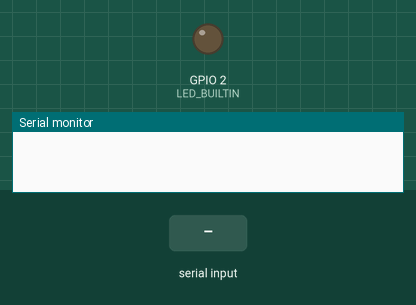
This sketch was run on a simulated ESP32. Parts: output pins drawn as LEDs (lit = HIGH), the last lines printed to the serial monitor. Dashed ring = blinking. The inputs (shaded band) are chosen by the test bench. WiFi joins after 1.5 s; servers stay silent unless stated; storage starts empty. At 17.0 s the program puts the board to deep sleep or switches it off; the recording ends there.

Above: at 0.0 s.
At 2.2 s:
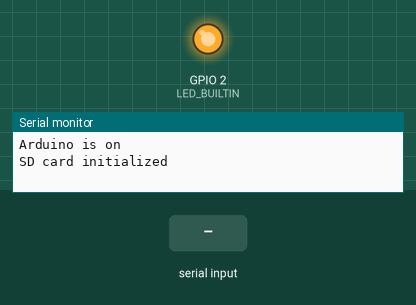
2.3 s: "great\n" received over Serial
At 2.8 s:
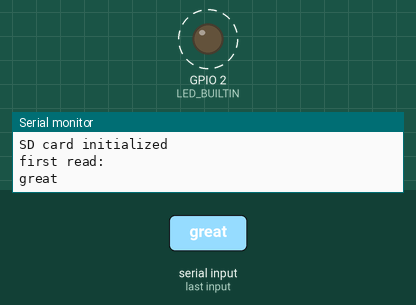
5.3 s: "90,45,200\n" received over Serial
Timing chart, 0 to 17.0 s (numbered marks = the images above; inputs shaded):
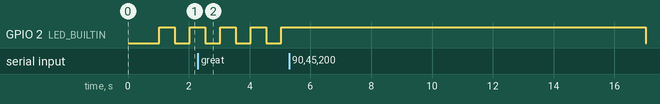

The sketch:

bikeDataCollector_ESP32.ino
```cpp
#include <Streaming.h>
#include <WiFi.h>

#include "FS.h"
#include "SD.h"
#include "SPI.h"

#define RXD1 16
#define TXD1 17

#define WAKEUP_PIN GPIO_NUM_4

// sd variables
const int chipSelect = 5;  // 4 for most things, 5 for esp32
bool sdBegan = false;

// variables for reading from serial
bool firstRead = true;  // for discarding first serial values (most likely bad data)
unsigned long lastSerialMillis = 0;  // for recording time of last serial data input
const int serialTimeout = 5000;  // milliseconds of no data before timeout (bike is considered off)
int lastAssistLevel = -1;
bool lightStatus = false;

// variables for uploading to server
int bikeId = -1; // this default value is replaced with the value loaded from the SD card
char *ssid, *pass; // wifi credentials
bool initializedWifiCredentials = false;
RTC_DATA_ATTR bool newData = false;  // for determining whether an upload is needed
const int uploadReattemptMillis = 20 * 60 * 1000; // time to wait before uploading again
unsigned long lastUploadAttemptMillis = 0;

unsigned long lastLightMillis = 0;


void setup() {
  Serial.begin(9600);
  Serial1.begin(9600, SERIAL_8N1, RXD1, TXD1);

  delay(1000);
  Serial << "Arduino is on" << endl;

  btStop();
  WiFi.mode(WIFI_OFF);

  sdBegan = SD.begin(chipSelect);  // determine the presence of SD card

  pinMode(LED_BUILTIN, OUTPUT);

  // write to SD card if SD card exists
  if (sdBegan) {
    Serial << "SD card initialized" << endl;

    // log the arduino powering on
    File dataFile = SD.open("/BikeData.txt", FILE_APPEND);
    if (!dataFile)
      dataFile = SD.open("/BikeData.txt", FILE_WRITE);

    if (dataFile) {
      dataFile << "Arduino turned on" << endl;
      dataFile.close();
    }

    // get the wifi credentials and bike id
    File configFile = SD.open("/BikeConf.txt", FILE_READ);
    if (configFile) {
      initializedWifiCredentials = true;

      bikeId = configFile.parseInt();

      configFile.readStringUntil('\n');

      String ssid_s = configFile.readStringUntil('\n');
      ssid = new char[ssid_s.length()]();
      ssid_s.toCharArray(ssid, ssid_s.length());

      String pass_s = configFile.readStringUntil('\n');
      pass = new char[pass_s.length()]();
      pass_s.toCharArray(pass, pass_s.length());

      configFile.close();
    }
  }
  else Serial << "SD card failed to initialize" << endl;
  lastSerialMillis = millis();
  esp_sleep_enable_ext0_wakeup(WAKEUP_PIN, 1);
}

void loop() {
  if (millis() - lastLightMillis > 500) {
    lastLightMillis = millis();
    digitalWrite(LED_BUILTIN, !digitalRead(LED_BUILTIN));
  }

  // handle input
  if (Serial.available()) {
    lastSerialMillis = millis();

    if (firstRead) {  // discard first line of data
      Serial << "first read: " << endl;
      // log that the bike turned back on
      if (sdBegan) {
        File dataFile = SD.open("/BikeData.txt", FILE_APPEND);
        if (dataFile) {
          dataFile << millis() << ": Bike turned on" << endl;
          dataFile.close();

          newData = true;
        }
      }

      Serial << Serial.readStringUntil('\n') << endl;
      firstRead = false;
      return;
    }

    float ampHours = Serial.parseFloat();
    float volts = Serial.parseFloat();
    float amps = Serial.parseFloat();
    float speed = Serial.parseFloat();
    float distance = Serial.parseFloat();
    float degreesC = Serial.parseFloat();
    float rpm = Serial.parseFloat();
    int humanWatts = Serial.parseInt(); // doesn't appear to be a float?
    float nmRiderTorque = Serial.parseFloat();
    float throttleIn = Serial.parseFloat();
    float throttleOut = Serial.parseFloat();
    float acceleration = Serial.parseFloat();
    String flags = Serial.readStringUntil('\n');
    flags.trim();


    // write to SD card
    if (sdBegan) {

      File dataFile = SD.open("/BikeData.txt", FILE_APPEND);
      if (dataFile) {
        dataFile << millis() << ": " << ampHours << ", " << volts << ", "
                 << amps << ", " << speed << ", " << distance << ", " << degreesC << ", "
                 << rpm << ", " << humanWatts << ", " << nmRiderTorque << ", "
                 << throttleIn << ", " << throttleOut << ", " << acceleration << ", "
                 << flags << ", " << lastAssistLevel << ", " << lightStatus << endl;

        dataFile.close();

        newData = true;
      }
      else
        Serial << "Couldn't write to file" << endl;
    }
  }

  if (Serial1.available()) {
    Serial1.read(); // :
    Serial1.read(); // 26
    Serial1.read(); // F
    Serial1.read(); // 2
    lastAssistLevel = Serial1.read();

    lightStatus = lastAssistLevel >= 128;

    if (lastAssistLevel >= 128) {
      lastAssistLevel -= 128;
    }

    Serial1.readStringUntil('\n'); // clear the rest of the buffer
  }

  // if the bike stopped giving data (turned off), try to upload
  bool dataStoppedFlowing = millis() - lastSerialMillis >= serialTimeout;
  bool allowedToAttempt = true; // millis() - lastUploadAttemptMillis >= uploadReattemptMillis;
  if (dataStoppedFlowing && allowedToAttempt && newData) {
    firstRead = true;  // reset firstRead for serial input

    Serial << "Attempting to connect" << endl;
    digitalWrite(LED_BUILTIN, HIGH);
    WiFi.mode(WIFI_STA);
    WiFi.begin(ssid, pass);
    unsigned long connectionAttemptTimeoutMillis = millis() + 30000;
    while (WiFi.status() != WL_CONNECTED && millis() < connectionAttemptTimeoutMillis) {
      yield;
    }
    if (WiFi.status() != WL_CONNECTED) {
      Serial << "no connection, sleeping" << endl;
      digitalWrite(LED_BUILTIN, LOW);
      // go into low power mode and try again later
      lastUploadAttemptMillis = millis();
      WiFi.mode(WIFI_OFF);
      //   LowPower.sleep(uploadReattemptMillis);
      esp_sleep_enable_timer_wakeup(uploadReattemptMillis * 1000);
      esp_deep_sleep_start();
      // note that you will never get to this part of the code
      return;
    }
    else
    {
      // upload the file
      Serial << "uploading file" << endl;
      File dataFile = SD.open("/BikeData.txt", FILE_READ);

      WiFiClient client;
      int clientStatus = client.connect("none.cs.umass.edu", 8099);
      bool handshake = false;

      // handshake with server
      File handshakeFile = SD.open("/ServerCr.txt", FILE_READ);
      if (handshakeFile) {
        String mine = handshakeFile.readStringUntil('\n');
        client << mine;
        String theirs = handshakeFile.readStringUntil('\n');
        theirs.trim();
        String actual = client.readStringUntil('\n');

        if (actual == theirs) {
          handshake = true;
        }
        else {
          Serial << "handshake failed" << endl;
          client.stop();
        }
      }

      if (dataFile && clientStatus == 1 && handshake) {
        digitalWrite(LED_BUILTIN, !digitalRead(LED_BUILTIN));
        client << "Bike ID: " << bikeId << endl;

        // upload the file
        char data[1024];  // make 1 KB packet to send

        boolean fileHasEnded = false;

        while (!fileHasEnded) {
          int i = 0;
          for (i = 0; i < 1024; i++) {
            int nextChar = dataFile.read();
            if (nextChar == -1) {
              fileHasEnded = true;
              break;
            }
            data[i] = (char) nextChar;
          }
          client << String(data).substring(0, i);
          delay(250);
        }
        client << "<END>";
        Serial << "sent file, waiting for acknowledgement" << endl;

        // wait for acknowledgement
        unsigned long startMillis = millis();
        while (millis() - startMillis < 20000 && !client.available()) {
          yield;
        }
        if (client.available()) {
          String ack = client.readString();
          Serial << "got: " << ack << endl;

          if (ack.equals("great")) {
            Serial << "great, acknowledged" << endl;
            // the file successfully uploaded
            newData = false;
            SD.remove("/BikeData.txt");
          }
        }
        client.stop();
        dataFile.close();
      }
    }

    WiFi.mode(WIFI_OFF);

    digitalWrite(LED_BUILTIN, LOW);

    if (newData) {
      // failed to upload, try again later
      Serial << "Failed to upload, sleeping for a bit" << endl;
      lastUploadAttemptMillis = millis();
      esp_sleep_enable_timer_wakeup(uploadReattemptMillis * 1000);
      esp_deep_sleep_start();
      return;
    }
    else {
      Serial << "going to sleep" << endl;
      esp_deep_sleep_start();
    }
  }
}
```
